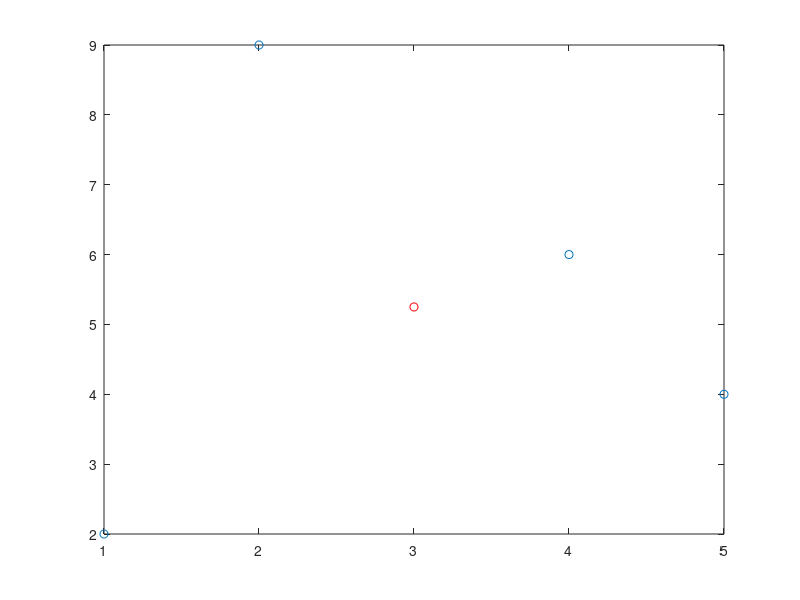

Source code (MATLAB):
clc;
clear all;
close all;
% Definir los puntos x e y
x = [2, 4, 1, 5];
y = [9, 6, 2, 4];

% Calcular el centro de masa
cm = [mean(x), mean(y)];

% Calcular los ángulos con respecto al centro de masa (en grados)
angulos = rad2deg(atan2(y - cm(2), x - cm(1)));

% Ajustar los ángulos para que estén en el rango de 0 a 360 grados
angulos_ajustados = mod(angulos, 360);

% Ordenar los puntos según los ángulos ajustados
[~, indice_orden] = sort(angulos_ajustados);

% Generar los nuevos vectores x e y ordenados
x_ordenado = x(indice_orden);
y_ordenado = y(indice_orden);

% Mostrar los resultados
x_ordenado
y_ordenado
angulos_ajustados
plot(x,y,'o')
hold on;
plot(cm(1),cm(2),'o','Color','red')